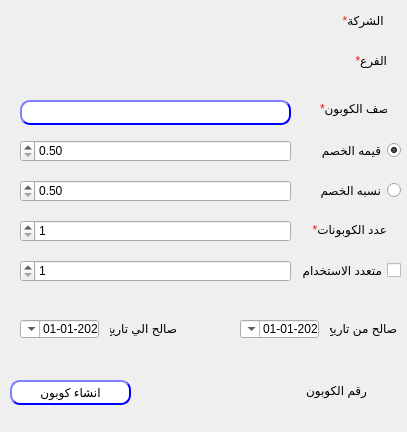
<?xml version="1.0" encoding="UTF-8"?>
<ui version="4.0">
 <class>CustomerGP</class>
 <widget class="QDialog" name="CustomerGP">
  <property name="geometry">
   <rect>
    <x>0</x>
    <y>0</y>
    <width>407</width>
    <height>432</height>
   </rect>
  </property>
  <property name="windowTitle">
   <string>انشاء كوبون</string>
  </property>
  <property name="layoutDirection">
   <enum>Qt::RightToLeft</enum>
  </property>
  <widget class="QLabel" name="desc">
   <property name="geometry">
    <rect>
     <x>320</x>
     <y>100</y>
     <width>67</width>
     <height>17</height>
    </rect>
   </property>
   <property name="text">
    <string>&lt;html&gt;&lt;head/&gt;&lt;body&gt;&lt;p align=&quot;right&quot;&gt;&lt;span style=&quot; color:#ff0000;&quot;&gt;*&lt;/span&gt;وصف الكوبون&lt;/p&gt;&lt;/body&gt;&lt;/html&gt;</string>
   </property>
  </widget>
  <widget class="QPushButton" name="BTN_createCoupon">
   <property name="geometry">
    <rect>
     <x>10</x>
     <y>380</y>
     <width>121</width>
     <height>25</height>
    </rect>
   </property>
   <property name="layoutDirection">
    <enum>Qt::RightToLeft</enum>
   </property>
   <property name="styleSheet">
    <string notr="true">QPushButton{
                                        background-color: white;
                                        border-style: outset;
                                        border-width: 2px;
                                        border-radius: 10px;
                                        border-color: blue;
                                        min-width: 6em;
                                        }
                                        QPushButton:hover {
                                        background: qradialgradient(
                                        cx: 0.3, cy: -0.4, fx: 0.3, fy: -0.4,
                                        radius: 1.35, stop: 0 #fff, stop: 1 #bbb
                                        );
                                        }
                                        QPushButton:pressed {
                                        border-style: inset;
                                        background: qradialgradient(
                                        cx: 0.4, cy: -0.1, fx: 0.4, fy: -0.1,
                                        radius: 1.35, stop: 0 #fff, stop: 1 #ddd
                                        );
                                        }
                                    </string>
   </property>
   <property name="text">
    <string>انشاء كوبون</string>
   </property>
  </widget>
  <widget class="QLineEdit" name="LE_desc">
   <property name="geometry">
    <rect>
     <x>20</x>
     <y>100</y>
     <width>271</width>
     <height>25</height>
    </rect>
   </property>
   <property name="styleSheet">
    <string notr="true">QLineEdit{
                                        background-color: white;
                                        border-style: outset;
                                        border-width: 2px;
                                        border-radius: 10px;
                                        border-color: blue;
                                        min-width: 6em;
                                        }
                                        QLineEdit:hover {
                                        background: qradialgradient(
                                        cx: 0.3, cy: -0.4, fx: 0.3, fy: -0.4,
                                        radius: 1.35, stop: 0 #fff, stop: 1 #bbb
                                        );
                                        }
                                       QLineEdit:pressed {
                                        border-style: inset;
                                        background: qradialgradient(
                                        cx: 0.4, cy: -0.1, fx: 0.4, fy: -0.1,
                                        radius: 1.35, stop: 0 #fff, stop: 1 #ddd
                                        );
                                        }
                                    </string>
   </property>
  </widget>
  <widget class="QRadioButton" name="radioButton_Value">
   <property name="geometry">
    <rect>
     <x>320</x>
     <y>140</y>
     <width>81</width>
     <height>20</height>
    </rect>
   </property>
   <property name="layoutDirection">
    <enum>Qt::RightToLeft</enum>
   </property>
   <property name="autoFillBackground">
    <bool>false</bool>
   </property>
   <property name="text">
    <string>قيمه الخصم</string>
   </property>
   <property name="checked">
    <bool>true</bool>
   </property>
  </widget>
  <widget class="QRadioButton" name="radioButton_Percentage">
   <property name="geometry">
    <rect>
     <x>310</x>
     <y>180</y>
     <width>91</width>
     <height>20</height>
    </rect>
   </property>
   <property name="layoutDirection">
    <enum>Qt::RightToLeft</enum>
   </property>
   <property name="text">
    <string>نسبه الخصم</string>
   </property>
  </widget>
  <widget class="QCheckBox" name="checkBox_Multi">
   <property name="geometry">
    <rect>
     <x>290</x>
     <y>260</y>
     <width>111</width>
     <height>20</height>
    </rect>
   </property>
   <property name="layoutDirection">
    <enum>Qt::RightToLeft</enum>
   </property>
   <property name="text">
    <string>متعدد الاستخدام</string>
   </property>
  </widget>
  <widget class="QLabel" name="desc_2">
   <property name="geometry">
    <rect>
     <x>306</x>
     <y>220</y>
     <width>81</width>
     <height>20</height>
    </rect>
   </property>
   <property name="layoutDirection">
    <enum>Qt::RightToLeft</enum>
   </property>
   <property name="text">
    <string>&lt;html&gt;&lt;head/&gt;&lt;body&gt;&lt;p align=&quot;right&quot;&gt;&lt;span style=&quot; color:#ff0000;&quot;&gt;*&lt;/span&gt;عدد الكوبونات&lt;/p&gt;&lt;/body&gt;&lt;/html&gt;</string>
   </property>
  </widget>
  <widget class="QLabel" name="desc_3">
   <property name="geometry">
    <rect>
     <x>330</x>
     <y>320</y>
     <width>67</width>
     <height>17</height>
    </rect>
   </property>
   <property name="layoutDirection">
    <enum>Qt::RightToLeft</enum>
   </property>
   <property name="text">
    <string>صالح من تاريخ</string>
   </property>
  </widget>
  <widget class="QLabel" name="desc_4">
   <property name="geometry">
    <rect>
     <x>110</x>
     <y>320</y>
     <width>67</width>
     <height>17</height>
    </rect>
   </property>
   <property name="layoutDirection">
    <enum>Qt::RightToLeft</enum>
   </property>
   <property name="text">
    <string>صالح الي تاريخ</string>
   </property>
  </widget>
  <widget class="QDateTimeEdit" name="Qdate_to">
   <property name="geometry">
    <rect>
     <x>20</x>
     <y>320</y>
     <width>79</width>
     <height>18</height>
    </rect>
   </property>
   <property name="layoutDirection">
    <enum>Qt::RightToLeft</enum>
   </property>
   <property name="minimumDateTime">
    <datetime>
     <hour>0</hour>
     <minute>0</minute>
     <second>0</second>
     <year>2020</year>
     <month>1</month>
     <day>1</day>
    </datetime>
   </property>
   <property name="displayFormat">
    <string>yyyy-MM-dd</string>
   </property>
   <property name="calendarPopup">
    <bool>true</bool>
   </property>
  </widget>
  <widget class="QDateTimeEdit" name="Qdate_from">
   <property name="geometry">
    <rect>
     <x>240</x>
     <y>320</y>
     <width>79</width>
     <height>18</height>
    </rect>
   </property>
   <property name="layoutDirection">
    <enum>Qt::RightToLeft</enum>
   </property>
   <property name="minimumDateTime">
    <datetime>
     <hour>0</hour>
     <minute>0</minute>
     <second>0</second>
     <year>2020</year>
     <month>1</month>
     <day>1</day>
    </datetime>
   </property>
   <property name="displayFormat">
    <string>yyyy-MM-dd</string>
   </property>
   <property name="calendarPopup">
    <bool>true</bool>
   </property>
  </widget>
  <widget class="QLabel" name="desc_6">
   <property name="geometry">
    <rect>
     <x>320</x>
     <y>10</y>
     <width>67</width>
     <height>21</height>
    </rect>
   </property>
   <property name="layoutDirection">
    <enum>Qt::RightToLeft</enum>
   </property>
   <property name="text">
    <string>&lt;html&gt;&lt;head/&gt;&lt;body&gt;&lt;p align=&quot;right&quot;&gt;&lt;span style=&quot; color:#ef2929;&quot;&gt;*&lt;/span&gt;الشركة &lt;/p&gt;&lt;/body&gt;&lt;/html&gt;</string>
   </property>
  </widget>
  <widget class="QLabel" name="desc_7">
   <property name="geometry">
    <rect>
     <x>320</x>
     <y>50</y>
     <width>67</width>
     <height>21</height>
    </rect>
   </property>
   <property name="layoutDirection">
    <enum>Qt::RightToLeft</enum>
   </property>
   <property name="text">
    <string>&lt;html&gt;&lt;head/&gt;&lt;body&gt;&lt;p align=&quot;right&quot;&gt;&lt;span style=&quot; color:#ff0000;&quot;&gt;*&lt;/span&gt;الفرع&lt;/p&gt;&lt;/body&gt;&lt;/html&gt;</string>
   </property>
  </widget>
  <widget class="QDoubleSpinBox" name="LE_desc_2">
   <property name="geometry">
    <rect>
     <x>20</x>
     <y>140</y>
     <width>271</width>
     <height>22</height>
    </rect>
   </property>
   <property name="styleSheet">
    <string notr="true"/>
   </property>
   <property name="minimum">
    <double>0.500000000000000</double>
   </property>
  </widget>
  <widget class="QDoubleSpinBox" name="LE_desc_3">
   <property name="geometry">
    <rect>
     <x>20</x>
     <y>180</y>
     <width>271</width>
     <height>22</height>
    </rect>
   </property>
   <property name="styleSheet">
    <string notr="true"/>
   </property>
   <property name="minimum">
    <double>0.500000000000000</double>
   </property>
  </widget>
  <widget class="QSpinBox" name="LE_desc_4">
   <property name="geometry">
    <rect>
     <x>20</x>
     <y>220</y>
     <width>271</width>
     <height>22</height>
    </rect>
   </property>
   <property name="minimum">
    <number>1</number>
   </property>
  </widget>
  <widget class="QSpinBox" name="LE_desc_5">
   <property name="geometry">
    <rect>
     <x>20</x>
     <y>260</y>
     <width>271</width>
     <height>22</height>
    </rect>
   </property>
   <property name="minimum">
    <number>1</number>
   </property>
  </widget>
  <widget class="QLabel" name="label_num">
   <property name="geometry">
    <rect>
     <x>210</x>
     <y>382</y>
     <width>47</width>
     <height>21</height>
    </rect>
   </property>
   <property name="text">
    <string/>
   </property>
  </widget>
  <widget class="QLabel" name="label_2">
   <property name="geometry">
    <rect>
     <x>306</x>
     <y>380</y>
     <width>61</width>
     <height>20</height>
    </rect>
   </property>
   <property name="text">
    <string>رقم الكوبون : </string>
   </property>
  </widget>
 </widget>
 <resources/>
 <connections/>
</ui>
